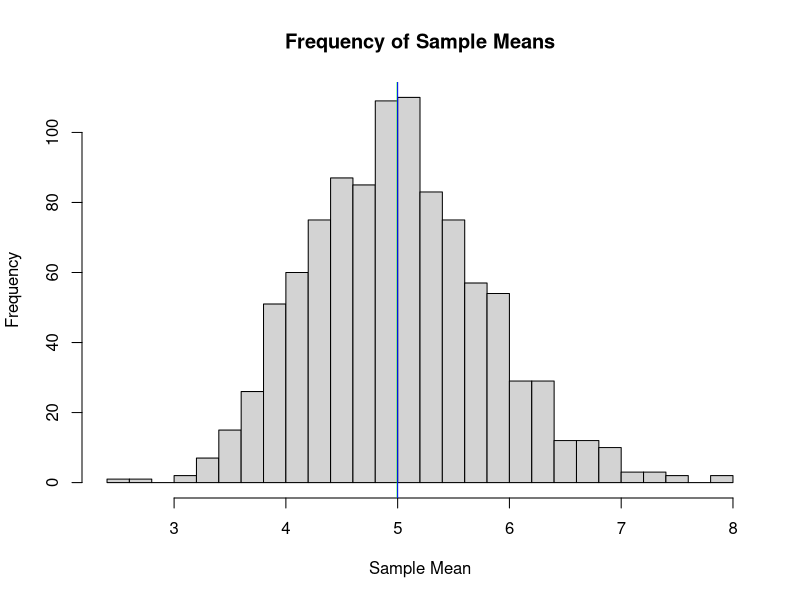

Recreate this plot in R.
## ---- chunk 1
# Set the simulation seed value so that the data is reproducible
set.seed(256)

# Setup the variables that we need
simulation.random_uniform <- 40
simulation.rate <- 0.2
simulation.count <- 1000
## ---- chunk 2
# Generate the sample data
simulation.data <- matrix(
    rexp(
        simulation.random_uniform * simulation.count,
        simulation.rate
    ),
    simulation.count
)
## ---- chunk 3
# Mean = 1 / lambda
theoretical.mean <- 1 / simulation.rate

# Calculate the mean of each row
row.mean <- apply(
    simulation.data, 
    1, 
    mean
)

# Calculate the actual mean
actual.mean <- mean(row.mean)
## ---- chunk 4
# Variance = ((1 / lambda) ^ 2) / n
theoretical.variance <- ( (1 / simulation.rate) ^ 2) / simulation.random_uniform

# Calculate the actual variance
actual.variance <- var(row.mean)
## ---- chunk 5
hist(row.mean, xlab = 'Sample Mean', main='Frequency of Sample Means', breaks = 20)
abline(v = actual.mean, col = 'green', lwd = 1)
abline(v = theoretical.mean, col = 'blue', lwd = 1)
